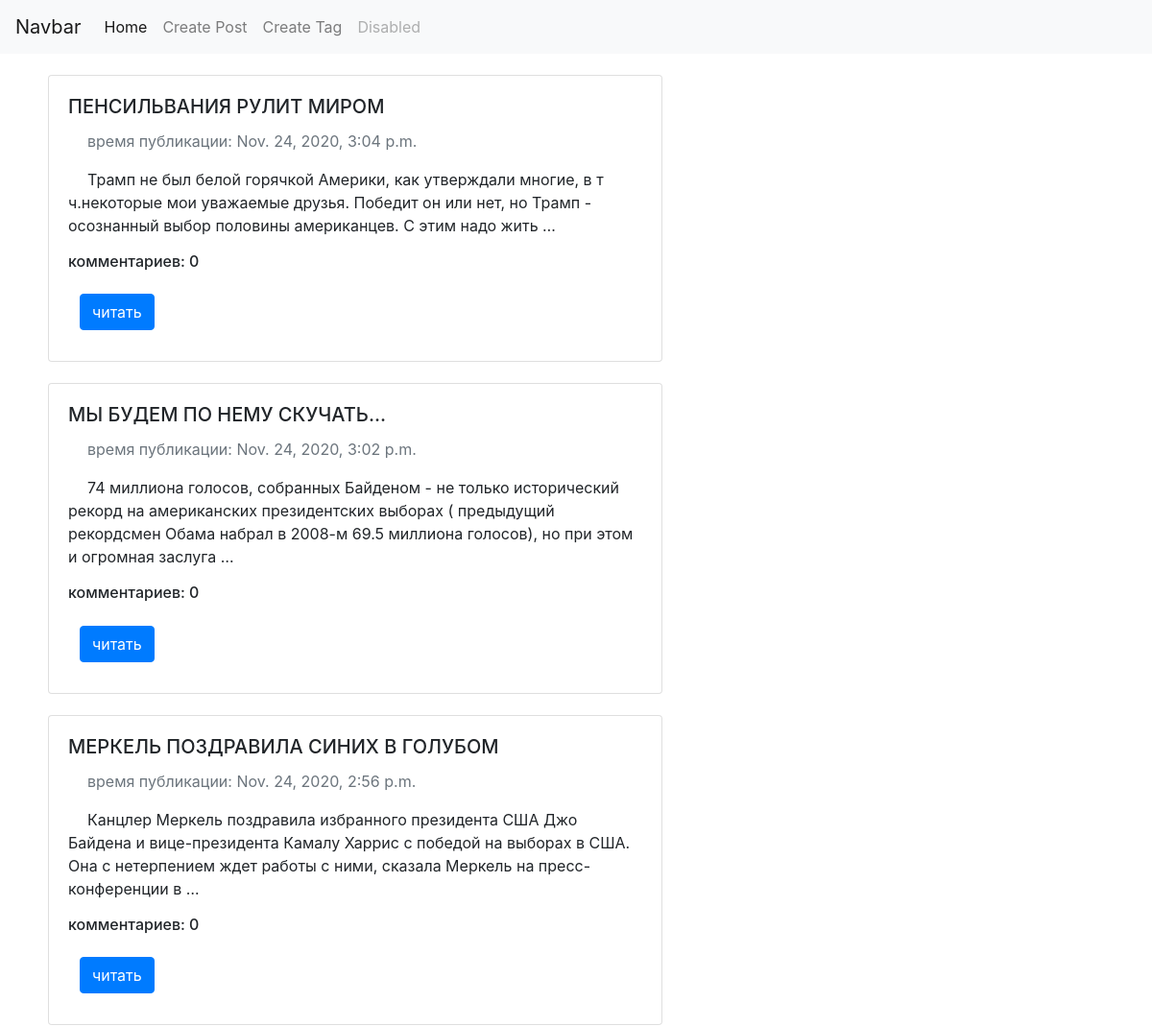
Before: /tags/tramp/ (upper part) with the older database file.
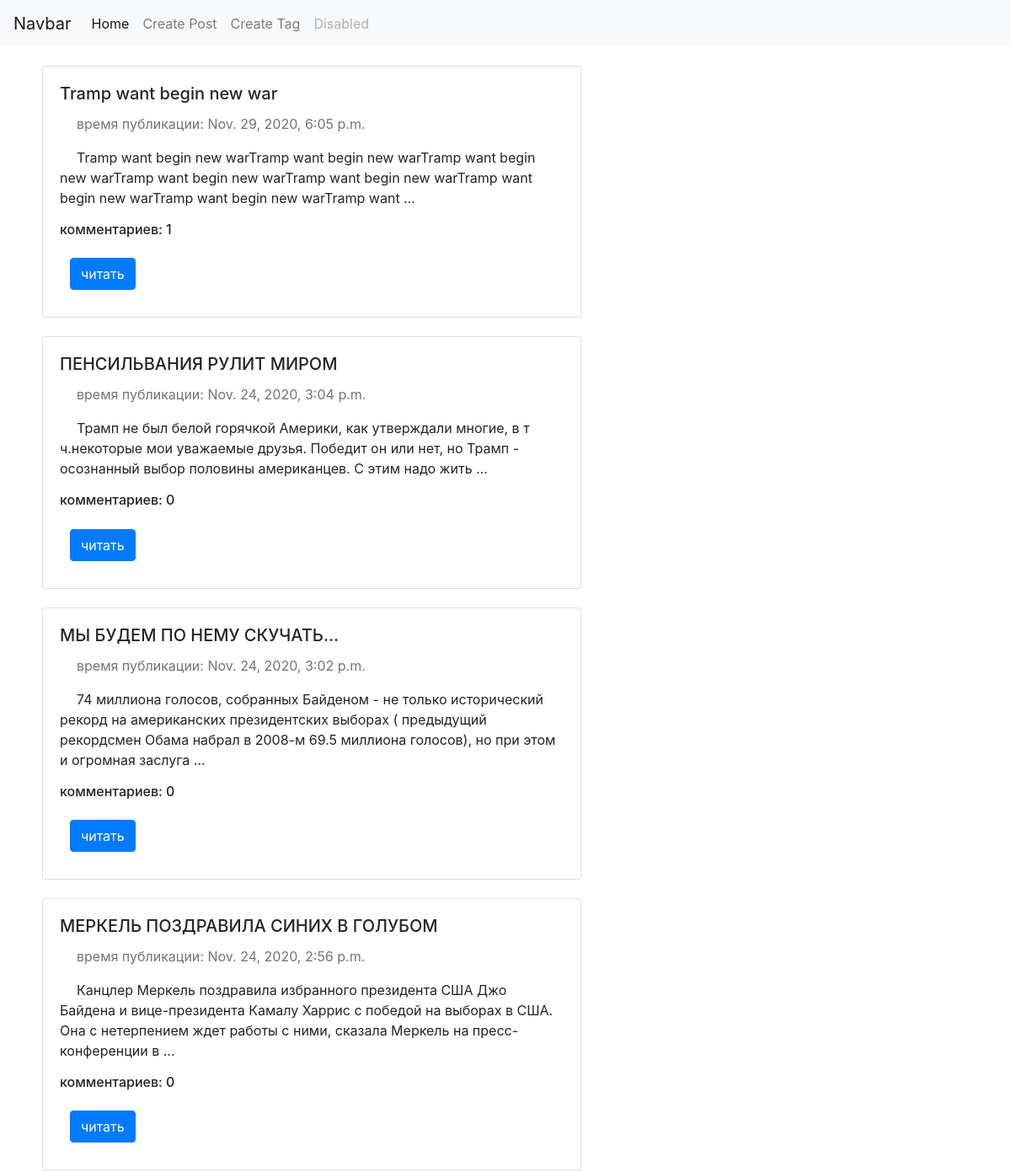
After: the same page with the newer database file.
### posts/models.py (models this page shows, shortened)
class Post(models.Model):
    title = models.CharField(max_length=150)
    text = models.TextField(blank=True)
    pub_date = models.DateTimeField(auto_now_add=True)
    slug = models.SlugField(max_length=50, unique=True)
    tags = models.ManyToManyField('Tag', blank=True, related_name='posts')
    def get_absolute_url(self):
        return reverse('post_details_url', kwargs={'slug': self.slug})
    @property
    def get_commets_count(self):
        return f"комментариев: {Post.objects.filter(pk=self.pk).aggregate(Count('comments'))['comments__count']}"
    class Meta:
        ordering = ['-pub_date']
        verbose_name = 'пост'
        verbose_name_plural = 'посты'

### posts/views.py (the view)
# urls.py: path('tags/<str:slug>/', views.TagPosts.as_view(), name='tags_url'),
class TagPosts(View):
    def get(self, request, slug):
        posts = Post.objects.filter(tags__slug=slug)
        return render(request, 'tags.html', context={'posts': posts,
                                                     'tag_slug': slug, })

### templates/tags.html (shortened to what this page needs)
{% extends 'base_blog.html' %}
{% block content %}
<div class="container">
    {% for post in posts %}
      {% include 'includes/post_card_template.html' %}
    {% endfor %}
</div>
{% endblock %}

### templates/includes/post_card_template.html
 <div class="card" style="width: 40rem; margin-left:5px">
    <div class="card-body">
      <h5 class="card-title">{{post.title}}</h5>
      <p class="text-muted">
        время публикации: {{post.pub_date}}
      </p>
      <p class="card-text">{{post.text|truncatewords:30}}</p>
      <h6 class="card-title">{{post.get_commets_count}}</h6>
      <a href="{{post.get_absolute_url}}" class="btn btn-primary">читать</a>
    </div>
  </div>

Changed rows visible on the page:
added Post: title "Tramp want begin new war", pub_date "Nov. 29, 2020, 6:05 p.m.", text "Tramp want begin new warTramp want begin new warTramp want begin new warTramp want begin new warTramp want begin new warTramp want begin new warTramp want begin new warTramp want …", get_commets_count "комментариев: 1"
